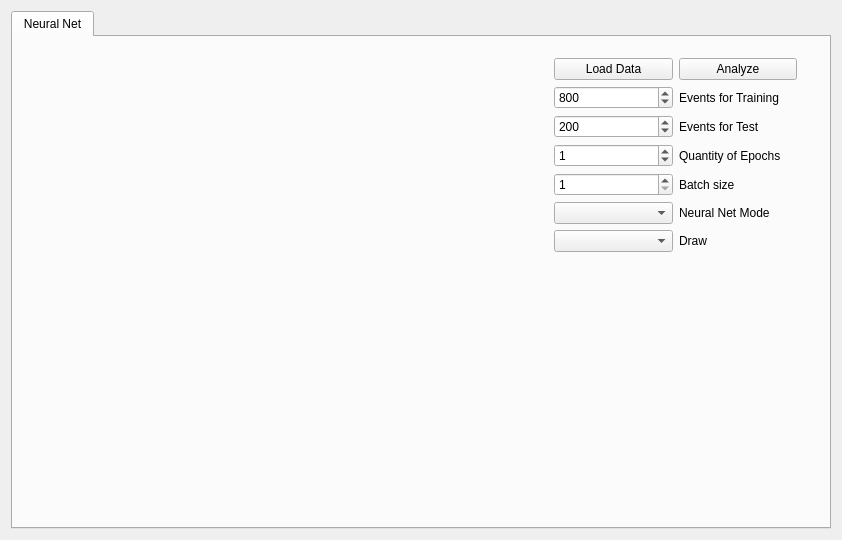
<?xml version="1.0" encoding="UTF-8"?>
<ui version="4.0">
 <class>MainWindow</class>
 <widget class="QMainWindow" name="MainWindow">
  <property name="geometry">
   <rect>
    <x>0</x>
    <y>0</y>
    <width>842</width>
    <height>540</height>
   </rect>
  </property>
  <property name="windowTitle">
   <string>Neural Networks</string>
  </property>
  <widget class="QWidget" name="centralWidget">
   <layout class="QHBoxLayout" name="horizontalLayout">
    <item>
     <layout class="QHBoxLayout" name="mainLayout">
      <item>
       <widget class="QTabWidget" name="tabWidget">
        <property name="acceptDrops">
         <bool>true</bool>
        </property>
        <property name="layoutDirection">
         <enum>Qt::LeftToRight</enum>
        </property>
        <property name="tabPosition">
         <enum>QTabWidget::North</enum>
        </property>
        <property name="currentIndex">
         <number>0</number>
        </property>
        <widget class="QWidget" name="tab_3">
         <attribute name="title">
          <string>Neural Net</string>
         </attribute>
         <widget class="QCustomPlot" name="widget_h" native="true">
          <property name="geometry">
           <rect>
            <x>10</x>
            <y>10</y>
            <width>511</width>
            <height>471</height>
           </rect>
          </property>
          <layout class="QVBoxLayout" name="gameLayout_3"/>
         </widget>
         <widget class="QWidget" name="layoutWidget_5">
          <property name="geometry">
           <rect>
            <x>530</x>
            <y>10</y>
            <width>265</width>
            <height>471</height>
           </rect>
          </property>
          <layout class="QVBoxLayout" name="setLayout_4">
           <item>
            <layout class="QHBoxLayout" name="fileLayout_3">
             <item>
              <widget class="QPushButton" name="loadQGP">
               <property name="maximumSize">
                <size>
                 <width>140</width>
                 <height>16777215</height>
                </size>
               </property>
               <property name="text">
                <string>Load Data</string>
               </property>
              </widget>
             </item>
             <item>
              <widget class="QPushButton" name="test">
               <property name="maximumSize">
                <size>
                 <width>140</width>
                 <height>16777215</height>
                </size>
               </property>
               <property name="text">
                <string>Analyze</string>
               </property>
              </widget>
             </item>
            </layout>
           </item>
           <item>
            <layout class="QHBoxLayout" name="fileLayout_5">
             <item>
              <widget class="QSpinBox" name="trainNumber">
               <property name="maximum">
                <number>8000</number>
               </property>
               <property name="value">
                <number>800</number>
               </property>
              </widget>
             </item>
             <item>
              <widget class="QLabel" name="label">
               <property name="text">
                <string>Events for Training</string>
               </property>
              </widget>
             </item>
            </layout>
           </item>
           <item>
            <layout class="QHBoxLayout" name="fileLayout_6">
             <item>
              <widget class="QSpinBox" name="testNumber">
               <property name="maximum">
                <number>2000</number>
               </property>
               <property name="value">
                <number>200</number>
               </property>
              </widget>
             </item>
             <item>
              <widget class="QLabel" name="label_2">
               <property name="text">
                <string>Events for Test</string>
               </property>
              </widget>
             </item>
            </layout>
           </item>
           <item>
            <layout class="QHBoxLayout" name="fileLayout_7">
             <item>
              <widget class="QSpinBox" name="spinBox_3">
               <property name="maximum">
                <number>200</number>
               </property>
               <property name="value">
                <number>1</number>
               </property>
              </widget>
             </item>
             <item>
              <widget class="QLabel" name="label_3">
               <property name="text">
                <string>Quantity of Epochs</string>
               </property>
              </widget>
             </item>
            </layout>
           </item>
           <item>
            <layout class="QHBoxLayout" name="fileLayout_8">
             <item>
              <widget class="QSpinBox" name="spinBox_4">
               <property name="minimum">
                <number>1</number>
               </property>
               <property name="maximum">
                <number>128</number>
               </property>
               <property name="value">
                <number>1</number>
               </property>
              </widget>
             </item>
             <item>
              <widget class="QLabel" name="label_4">
               <property name="text">
                <string>Batch size</string>
               </property>
              </widget>
             </item>
            </layout>
           </item>
           <item>
            <layout class="QHBoxLayout" name="fileLayout_9">
             <item>
              <widget class="QComboBox" name="comboBox">
               <property name="currentText">
                <string/>
               </property>
              </widget>
             </item>
             <item>
              <widget class="QLabel" name="label_5">
               <property name="text">
                <string>Neural Net Mode</string>
               </property>
              </widget>
             </item>
            </layout>
           </item>
           <item>
            <layout class="QHBoxLayout" name="fileLayout_11">
             <item>
              <widget class="QComboBox" name="comboBox_3">
               <property name="currentText">
                <string/>
               </property>
              </widget>
             </item>
             <item>
              <widget class="QLabel" name="label_7">
               <property name="text">
                <string>Draw</string>
               </property>
              </widget>
             </item>
            </layout>
           </item>
           <item>
            <widget class="QCustomPlot" name="widget_l" native="true">
             <property name="sizePolicy">
              <sizepolicy hsizetype="Preferred" vsizetype="Preferred">
               <horstretch>50</horstretch>
               <verstretch>100</verstretch>
              </sizepolicy>
             </property>
            </widget>
           </item>
           <item>
            <spacer name="verticalSpacer_4">
             <property name="orientation">
              <enum>Qt::Vertical</enum>
             </property>
             <property name="sizeHint" stdset="0">
              <size>
               <width>20</width>
               <height>100</height>
              </size>
             </property>
            </spacer>
           </item>
          </layout>
         </widget>
        </widget>
       </widget>
      </item>
     </layout>
    </item>
   </layout>
  </widget>
 </widget>
 <layoutdefault spacing="6" margin="11"/>
 <customwidgets>
  <customwidget>
   <class>QCustomPlot</class>
   <extends>QWidget</extends>
   <header>qcustomplot.h</header>
   <container>1</container>
  </customwidget>
 </customwidgets>
 <resources/>
 <connections/>
</ui>
